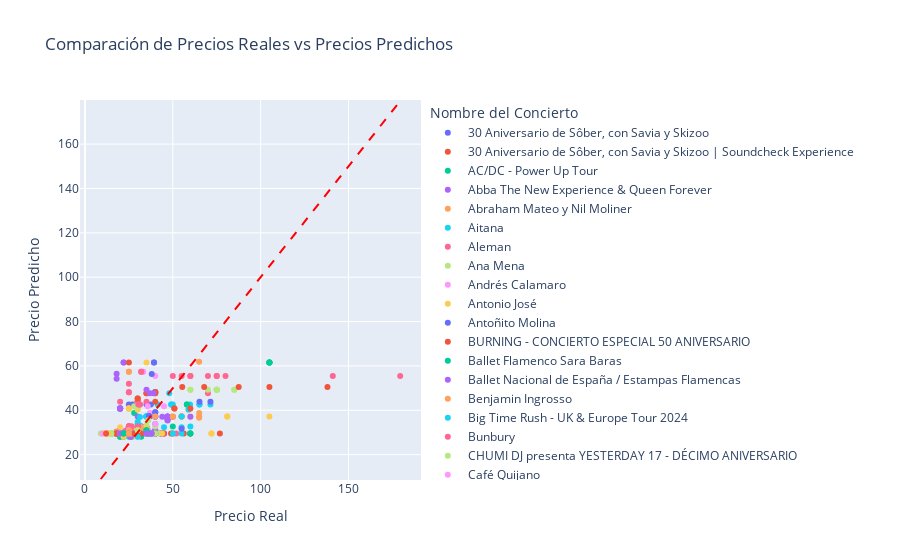

The notebook cell saved with this chart:
### Markdown cell above
RANDOM SEARCH SIN ESTANDARIZAR

### Code cell
# Definir los parámetros para Random Search
params = {
    'hidden_layer_sizes': range(1, 401),
    'activation': ["relu", "identity",  "tanh", "logistic"],
    'solver': ['sgd', 'lbfgs', 'adam'],
}
# 15*4*3 combinaciones = 180

# Realizar Random Search
start_time = time.time()

randomSearch = RandomizedSearchCV(estimator=mlp, param_distributions=params, n_iter=180, n_jobs=-1, scoring='neg_mean_squared_error', cv=ps)
randomSearch.fit(X_train, y)

results = cross_validate(randomSearch.best_estimator_, X_train, y, cv=ps, scoring=scoring, return_train_score=True)

end_time = time.time()
execution_time = end_time - start_time
print("Tiempo de ejecución: ", execution_time, "segundos")

print('Mejores parámetros RandomSearch: ', randomSearch.best_params_)

resultados = crear_tabla_resultados(results)

cargar_modelo_mlflow(randomSearch.best_estimator_, 'MIN_PRICE', 'RANDOM SEARCH SIN ESTANDARIZAR', resultados, execution_time)

# Mostrar las predicciones y los valores reales
plot_model_predictions(randomSearch.best_estimator_, X_train, y, data)
feature_importance(randomSearch.best_estimator_, X_train, y, 15)
resultados
